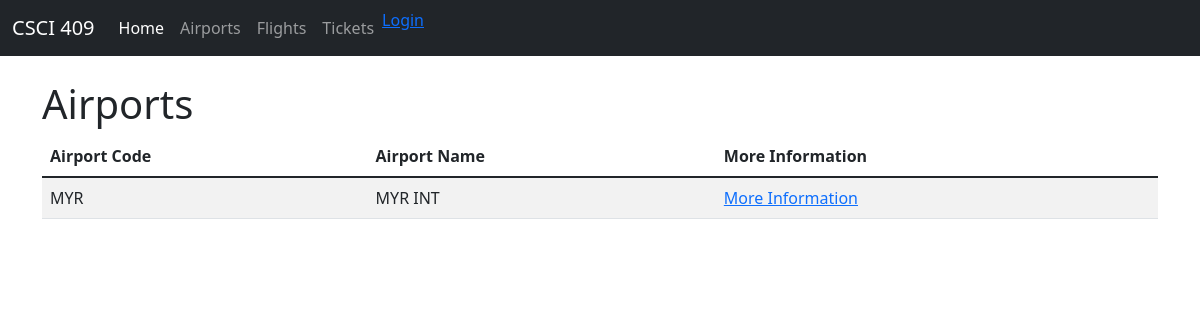
The app's page /, older data.
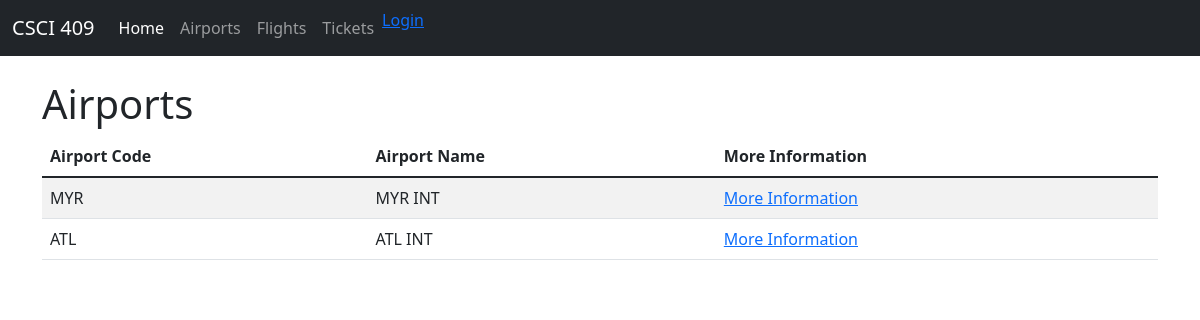
The same page, newer data.
### airports/models.py (models this page shows)
class Airport(models.Model):
    name = models.CharField(max_length=255)
    airport_code = models.CharField(max_length=3)
    address = models.CharField(max_length=255)
    city = models.CharField(max_length=255)
    state = models.CharField(max_length=2)
    zipcode = models.CharField(max_length=5)
    is_open = models.BooleanField()

### airports/views.py (the view)
# urls.py: path('', views.index),
def index(request):
    airports = Airport.objects.all()  # gather data from the database
    context = {'airports': airports}  # assign it to a context variable
    return render(request, 'airports/index.html', context)  # render the template with the context data

### airports/templates/airports/index.html
{% extends 'base.html' %}
{% block content %}
<h1>Airports</h1>
<table class="table table-striped">
    <thead>
        <tr>
            <th scope="col">Airport Code</th>
            <th scope="col">Airport Name</th>
            <th scope="col">More Information</th>
        </tr>
    </thead>
    <tbody>
        {% for airport in airports %}
            <tr>
                <td>{{ airport.airport_code }}</td>
                <td>{{ airport.name }}</td>
                <td><a href="/airports/{{ airport.airport_code }}">More Information</a></td>
            </tr>
        {% endfor %}
    </tbody>
</table>
{% endblock %}

Row changes from the older to the newer data that the page shows:
added Airport: airport_code "ATL", name "ATL INT"
